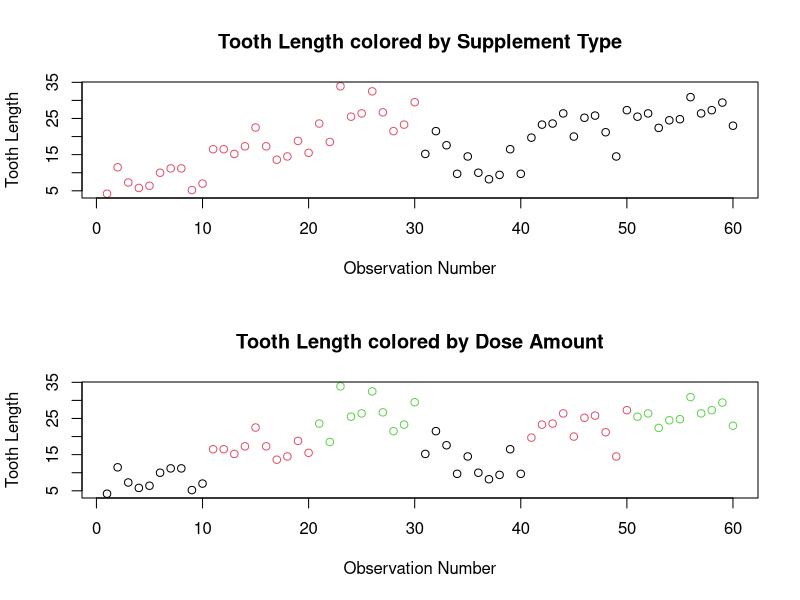

Recreate this plot in R.
## ---- chunk 1
?ToothGrowth
## ---- chunk 2
head(ToothGrowth)
## ---- chunk 3
nrow(ToothGrowth)
## ---- chunk 4
summary(ToothGrowth)
## ---- chunk 5
class(ToothGrowth$dose)
ToothGrowth$dose <- as.factor(ToothGrowth$dose)
levels(ToothGrowth$dose)
## ---- chunk 6
par(mfrow=c(2,1))
plot(ToothGrowth$len, col = ToothGrowth$supp, main = "Tooth Length colored by Supplement Type", xlab = "Observation Number", ylab = "Tooth Length")
plot(ToothGrowth$len, col = ToothGrowth$dose, main = "Tooth Length colored by Dose Amount", xlab = "Observation Number", ylab = "Tooth Length")
## ---- chunk 7
OJsubset <- ToothGrowth[ToothGrowth$supp == 'OJ',]
mean_lenOJ <- mean(OJsubset$len)
VCsubset <- ToothGrowth[ToothGrowth$supp == 'VC',]
mean_lenVC <- mean(VCsubset$len)
## ---- chunk 8
mean_lenOJ
mean_lenVC
## ---- chunk 9
DAsubset <- ToothGrowth[ToothGrowth$dose == '0.5',]
mean_lenDA <- mean(DAsubset$len)
DBsubset <- ToothGrowth[ToothGrowth$dose == '1',]
mean_lenDB <- mean(DBsubset$len)
DCsubset <- ToothGrowth[ToothGrowth$dose == '2',]
mean_lenDC <- mean(DCsubset$len)
## ---- chunk 10
mean_lenDA
mean_lenDB
mean_lenDC
## ---- chunk 11
#The two groups are the tooth length variables from OJsubset and VCsubset. We'll treat these as paired since they are not independent (measurements are taken from the same pigs in both cases).
#Calculate Pooled Standard Deviation:
    sd_pooled_supp <- sqrt(mean(var(OJsubset$len), var(VCsubset$len)))
#Find t value
    df_supp <- 10-1
    alpha_supp <- 0.05
    t_supp <- abs(qt(alpha_supp/2, df_supp))
#Calculate Difference of the Means
    mean_diff_supp <- mean(OJsubset$len) - mean(VCsubset$len)
#Calculate 95% Confidence Interval
    CIupper_supp <- mean_diff_supp + (t_supp*sd_pooled_supp*sqrt((1/nrow(OJsubset))+(1/nrow(VCsubset))))
    CIlower_supp <- mean_diff_supp - (t_supp*sd_pooled_supp*sqrt((1/nrow(OJsubset))+(1/nrow(VCsubset))))
#Combine into a Data Frame
    CI_supp <- as.data.frame(cbind(CIlower_supp, CIupper_supp))
    colnames(CI_supp) <- c("95% CI Lower Limit", "95% CI Upper Limit")
    rownames(CI_supp) <- c("OJ-VC")
    CI_supp
#The 95% CI contains 0, so let's try a lower confidence to get a more useful answer:
    alpha_supp2 <- 0.1
    t_supp2 <- abs(qt(alpha_supp2/2, df_supp))
    CIupper_supp2 <- mean_diff_supp + (t_supp2*sd_pooled_supp*sqrt((1/nrow(OJsubset))+(1/nrow(VCsubset))))
    CIlower_supp2 <- mean_diff_supp - (t_supp2*sd_pooled_supp*sqrt((1/nrow(OJsubset))+(1/nrow(VCsubset))))
    CI_supp2 <- as.data.frame(cbind(CIlower_supp2, CIupper_supp2))
    colnames(CI_supp2) <- c("90% CI Lower Limit", "90% CI Upper Limit")
    rownames(CI_supp2) <- c("OJ-VC")
    CI_supp2
## ---- chunk 12
#Here we have three different groups to compare, but we can only do two at a time, so we'll break them up into three separate paired groups. The three pairs are DoseB-DoseA, DoseC-DoseB, and DoseC-DoseA. We'll treat these as paired since they are not independent (measurements are taken from the same pigs).
#Calculate Pooled Standard Deviation:
    sd_pooled_doseBA <- sqrt(mean(var(DBsubset$len), var(DAsubset$len)))
    sd_pooled_doseCB <- sqrt(mean(var(DCsubset$len), var(DBsubset$len)))
    sd_pooled_doseCA <- sqrt(mean(var(DCsubset$len), var(DAsubset$len)))
#Find t value
    df_dose <- 10-1
    alpha_dose <- 0.05
    t_dose <- abs(qt(alpha_dose/2, df_dose))
#Calculate Difference of the Means
    mean_diff_doseBA <- mean(DBsubset$len) - mean(DAsubset$len)
    mean_diff_doseCB <- mean(DCsubset$len) - mean(DBsubset$len)
    mean_diff_doseCA <- mean(DCsubset$len) - mean(DAsubset$len)
#Calculate 95% Confidence Interval for each set of group
    CIupper_doseBA <- mean_diff_doseBA + (t_dose*sd_pooled_doseBA*sqrt((1/nrow(DBsubset))+(1/nrow(DAsubset))))
    CIlower_doseBA <- mean_diff_doseBA - (t_dose*sd_pooled_doseBA*sqrt((1/nrow(DBsubset))+(1/nrow(DAsubset))))
    CI_doseBA <- cbind(CIlower_doseBA, CIupper_doseBA)
     
    CIupper_doseCB <- mean_diff_doseCB + (t_dose*sd_pooled_doseCB*sqrt((1/nrow(DCsubset))+(1/nrow(DBsubset))))
    CIlower_doseCB <- mean_diff_doseCB - (t_dose*sd_pooled_doseCB*sqrt((1/nrow(DCsubset))+(1/nrow(DBsubset))))
    CI_doseCB <- cbind(CIlower_doseCB, CIupper_doseCB)
    
    CIupper_doseCA <- mean_diff_doseCA + (t_dose*sd_pooled_doseCA*sqrt((1/nrow(DCsubset))+(1/nrow(DAsubset))))
    CIlower_doseCA <- mean_diff_doseCA - (t_dose*sd_pooled_doseCA*sqrt((1/nrow(DCsubset))+(1/nrow(DAsubset))))
    CI_doseCA <- cbind(CIlower_doseCA, CIupper_doseCA)
#Combine the Confidence Intervals into a Data Frame
    CI_dose <- as.data.frame(rbind(CI_doseBA, CI_doseCB, CI_doseCA))
    colnames(CI_dose) <- c("95% CI Lower Limit", "95% CI Upper Limit")
    rownames(CI_dose) <- c("DoseB-DoseA", "DoseC-DoseB", "DoseC-DoseA")
    CI_dose
